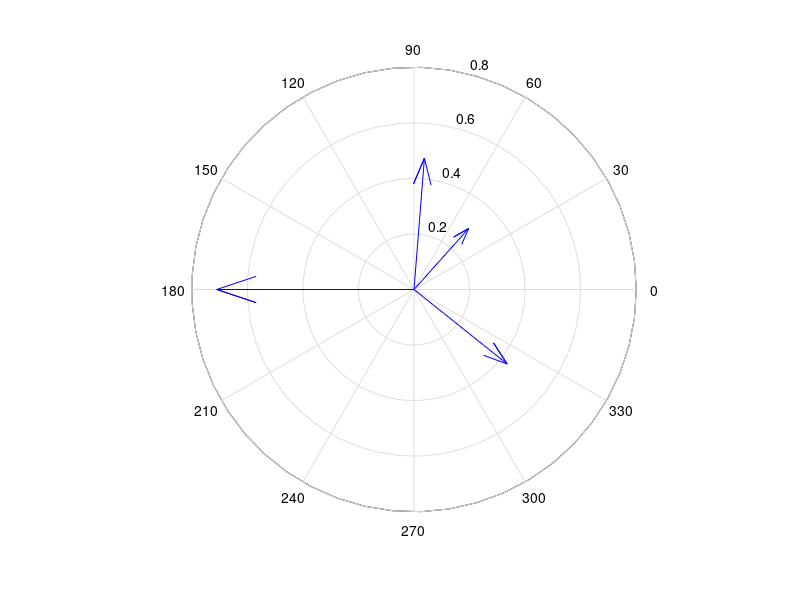

Reproduce this figure in MATLAB.
% Midterm Paper Q4 - Aircraft lateral dynamics
% JSH 11/10/18

clear all global;

% Lateral Dynamics, M = 0.84, u0 = 825 ft/s, h = 33,000 ft
A = [-0.0869 0 0.039 -1; ...
     -4.424 -1.184 0 0.335; ...
     0 1 0 0; ...
     2.148 -0.021  0 -0.228];
B = [0.0223 0.547 0 -1.169]';
C = eye(4);
D = [0 0 0 0]';
G_lat = ss(A,B,C,D);

% Compute eigenstructure
[V,lambda] = eig(A);
V1 = V(:,1);    % Roll
V2 = V(:,2);    % Dutch Roll 1
V3 = V(:,3);    % Dutch Roll 2
V4 = V(:,4);    % Spiral    

figure(1); 
compass(V1);

damp(G_lat);    % or damp(A)
eig(A);
